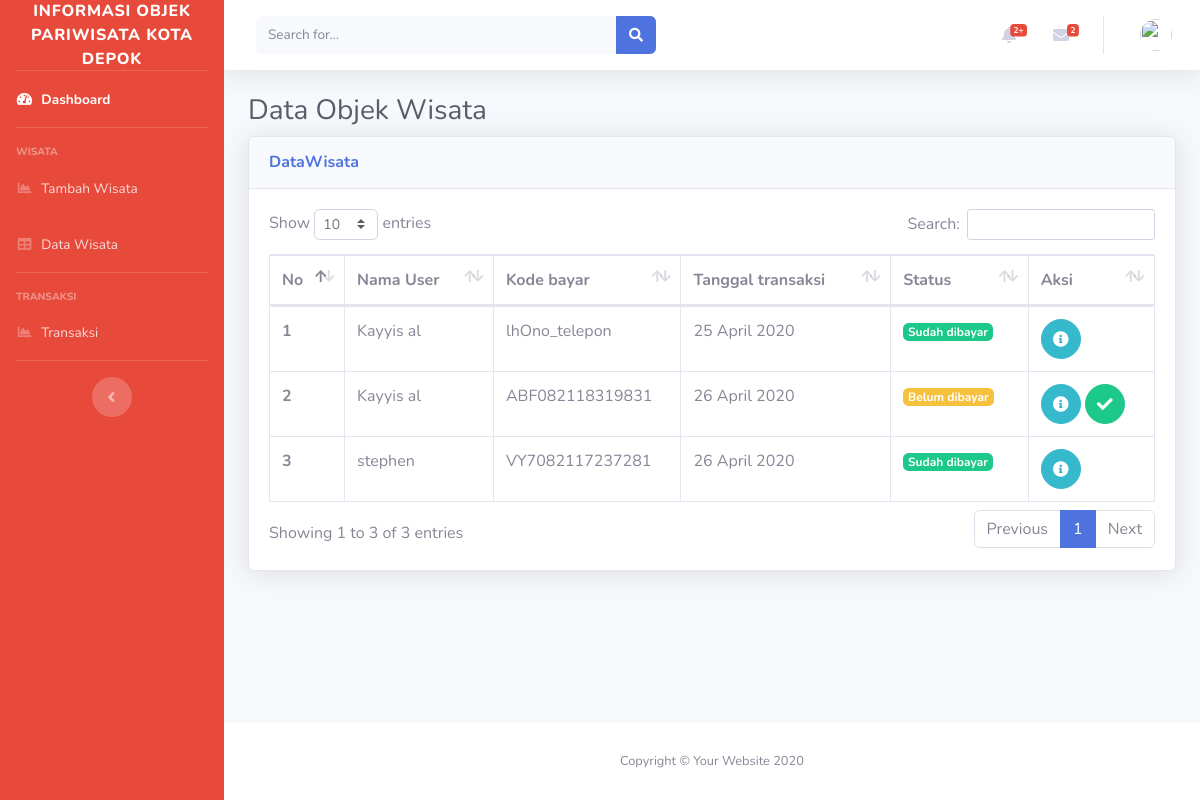
The app's page /admin/index.php/dashboard/transaksi with its own data.
### tables this page shows
CREATE TABLE `transaksi` (
  `id_transaksi` varchar(10) NOT NULL,
  `id_user` varchar(30) NOT NULL,
  `tgl_transaksi` date NOT NULL,
  `status_transaksi` enum('Belum dibayar','Sudah dibayar') NOT NULL,
  `kode_transaksi` varchar(255) NOT NULL,
  `total` int(11) NOT NULL
);

CREATE TABLE `user` (
  `id_user` varchar(30) NOT NULL,
  `username` varchar(50) NOT NULL,
  `password` varchar(255) NOT NULL,
  `nama` varchar(255) NOT NULL,
  `no_telepon` varchar(255) NOT NULL,
  `email` varchar(255) NOT NULL
);

### admin/application/controllers/Dashboard.php (called while the page is built, shortened)
<?php
class Dashboard extends CI_Controller {
	public function __construct(){
		$this->load->model('Wisata_model');
		$this->load->model('Transaksi_model');
	}
	public function transaksi()
	{
	 $judul['judul'] = 'Ini Halaman Tables';
	 $data['transaksi'] = $this->Transaksi_model->getTransaksi()->result();
	 $this->load->view('layouts/header', $judul);
	 $this->load->view('dashboard/transaksi', $data);
	 $this->load->view('layouts/footer');
	}
}

### admin/index.php (called while the page is built, shortened)
<?php
require_once BASEPATH.'core/CodeIgniter.php';

### admin/application/models/Transaksi_model.php (called while the page is built, shortened)
<?php
class Transaksi_model extends CI_Model{
  public function getTransaksi()
  {
    $this->db->select('transaksi.*,user.*');
    $this->db->from('transaksi');
    $this->db->join('user', 'transaksi.id_user = user.id_user');
    return $this->db->get();
  }
}

### admin/application/views/dashboard/transaksi.php (the view)
  <div class="container-fluid">
   <h1 class="h3 mb-2 text-gray-800">Data Objek Wisata</h1>
    <div class="card shadow mb-4">
      <div class="card-header py-3">
        <h6 class="m-0 font-weight-bold text-primary">DataWisata</h6>
      </div>
      <div class="card-body">
        <div class="table-responsive">
          <table class="table table-bordered" id="dataTable" width="100%" cellspacing="0">
            <thead>
              <tr>
                <th>No</th>
                <th>Nama User</th>
                <th>Kode bayar</th>
                <th>Tanggal transaksi</th>
                <th>Status</th>
                <th>Aksi</th>
              </tr>
            </thead>
            <tbody>
              <?php $no = 1;
               foreach ($transaksi as $db) : ?>
              <tr>
                <th><?php echo $no++; ?></th>
                <td><?php echo $db->nama; ?></td>
                <td><?php echo $db->kode_transaksi; ?></td>
                <td><?php echo date('d F Y', strtotime($db->tgl_transaksi )); ?></td>
                <?php if ( $db->status_transaksi == 'Sudah dibayar'): ?>
                  <td><span class="badge badge-success"><?php echo $db->status_transaksi; ?></span></td>
                <?php else: ?>
                  <td><span class="badge badge-warning"><?php echo $db->status_transaksi; ?></span></td>
                <?php endif; ?>
                <td><a class="btn btn-info btn-circle"
                href="<?php echo base_url('dashboard/single_transaksi/'.$db->id_transaksi) ?>"><i class="fas fa-info-circle"></i></a>
                <?php if ( $db->status_transaksi == 'Belum dibayar'): ?>
                  <a class="btn btn-success btn-circle"
                  href="<?php echo base_url('dashboard/verifikasi/'.$db->id_transaksi) ?>"><i class="fas fa-check"></i></a>
                <?php endif; ?>
                </td>
              </tr>
            <?php endforeach; ?>
            </tbody>
          </table>
        </div>
      </div>
    </div>
  </div>
</div>

### records on screen
transaksi: id_user.nama "Kayyis al", kode_transaksi "lhOno_telepon", tgl_transaksi "25 April 2020", status_transaksi "Sudah dibayar"
transaksi: id_user.nama "Kayyis al", kode_transaksi "ABF082118319831", tgl_transaksi "26 April 2020", status_transaksi "Belum dibayar"
transaksi: id_user.nama "stephen", kode_transaksi "VY7082117237281", tgl_transaksi "26 April 2020", status_transaksi "Sudah dibayar"
